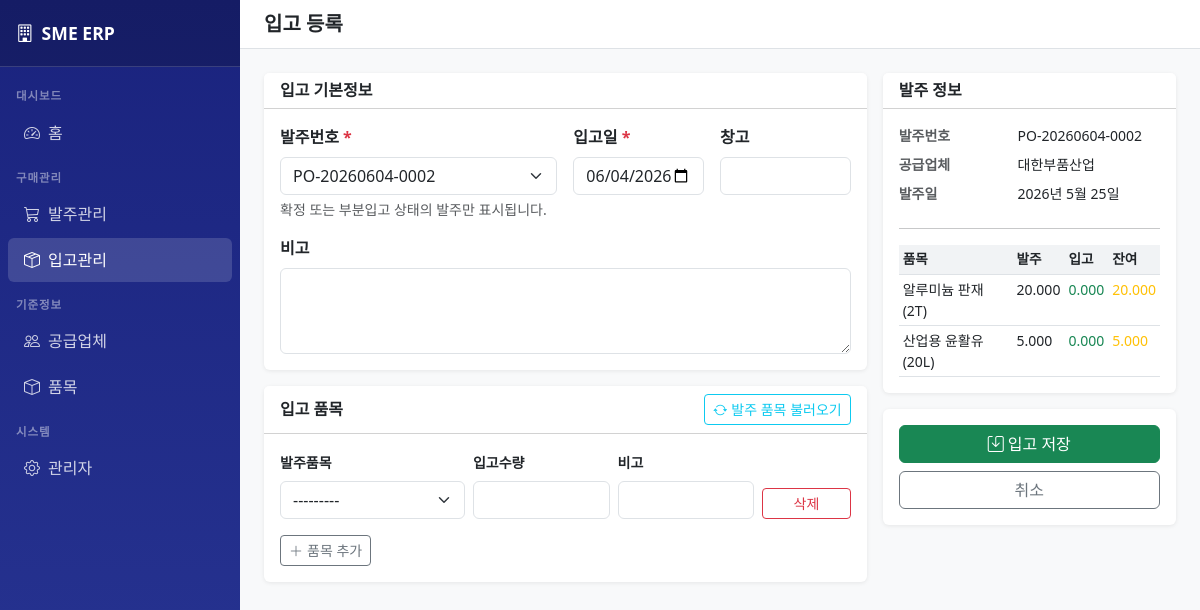
Screenshot of /purchase/receipts/new/?order=2 with the database file from the repository.
### purchase/models.py (models this page shows, shortened)
class PurchaseOrder(models.Model):
    STATUS_CHOICES = [
        ('DRAFT', '초안'),
        ('CONFIRMED', '확정'),
        ('PARTIAL', '부분입고'),
        ('COMPLETED', '완료'),
        ('CANCELLED', '취소'),
    ]
    order_no = models.CharField(max_length=30, unique=True, verbose_name='발주번호')
    supplier = models.ForeignKey(Supplier, on_delete=models.PROTECT, verbose_name='공급업체')
    order_date = models.DateField(verbose_name='발주일')
    expected_date = models.DateField(null=True, blank=True, verbose_name='납기예정일')
    status = models.CharField(max_length=20, choices=STATUS_CHOICES, default='DRAFT', verbose_name='상태')
    total_amount = models.DecimalField(max_digits=18, decimal_places=2, default=0, verbose_name='총금액')
    notes = models.TextField(blank=True, verbose_name='비고')
    created_by = models.ForeignKey(User, on_delete=models.SET_NULL, null=True, blank=True,
                                   related_name='purchase_orders', verbose_name='등록자')
    created_at = models.DateTimeField(auto_now_add=True, verbose_name='등록일시')
    updated_at = models.DateTimeField(auto_now=True, verbose_name='수정일시')
    class Meta:
        verbose_name = '발주'
        verbose_name_plural = '발주 목록'
        ordering = ['-created_at']
    def __str__(self):
        return self.order_no

class PurchaseOrderItem(models.Model):
    order = models.ForeignKey(PurchaseOrder, on_delete=models.CASCADE, related_name='items', verbose_name='발주')
    item = models.ForeignKey(Item, on_delete=models.PROTECT, verbose_name='품목')
    quantity = models.DecimalField(max_digits=15, decimal_places=3, verbose_name='발주수량')
    unit_price = models.DecimalField(max_digits=15, decimal_places=2, verbose_name='단가')
    amount = models.DecimalField(max_digits=18, decimal_places=2, default=0, verbose_name='금액')
    received_quantity = models.DecimalField(max_digits=15, decimal_places=3, default=0, verbose_name='입고수량')
    class Meta:
        verbose_name = '발주품목'
        verbose_name_plural = '발주품목 목록'
    def __str__(self):
        return f'{self.order.order_no} - {self.item.name}'
    @property
    def remaining_quantity(self):
        return self.quantity - self.received_quantity

### common/models.py (models this page shows, shortened)
class Supplier(models.Model):
    code = models.CharField(max_length=20, unique=True, verbose_name='공급업체코드')
    name = models.CharField(max_length=100, verbose_name='공급업체명')
    business_no = models.CharField(max_length=20, blank=True, verbose_name='사업자번호')
    contact_person = models.CharField(max_length=50, blank=True, verbose_name='담당자')
    phone = models.CharField(max_length=20, blank=True, verbose_name='전화번호')
    email = models.EmailField(blank=True, verbose_name='이메일')
    address = models.TextField(blank=True, verbose_name='주소')
    is_active = models.BooleanField(default=True, verbose_name='사용여부')
    created_at = models.DateTimeField(auto_now_add=True, verbose_name='등록일시')
    class Meta:
        verbose_name = '공급업체'
        verbose_name_plural = '공급업체 목록'
        ordering = ['name']

class Item(models.Model):
    CATEGORY_CHOICES = [
        ('RAW', '원자재'),
        ('SUB', '부자재'),
        ('CONSUMABLE', '소모품'),
        ('EQUIPMENT', '설비'),
        ('OTHER', '기타'),
    ]
    code = models.CharField(max_length=20, unique=True, verbose_name='품목코드')
    name = models.CharField(max_length=100, verbose_name='품목명')
    category = models.CharField(max_length=20, choices=CATEGORY_CHOICES, default='RAW', verbose_name='분류')
    unit = models.CharField(max_length=20, default='EA', verbose_name='단위')
    standard_price = models.DecimalField(max_digits=15, decimal_places=2, default=0, verbose_name='표준단가')
    description = models.TextField(blank=True, verbose_name='설명')
    is_active = models.BooleanField(default=True, verbose_name='사용여부')
    created_at = models.DateTimeField(auto_now_add=True, verbose_name='등록일시')
    class Meta:
        verbose_name = '품목'
        verbose_name_plural = '품목 목록'
        ordering = ['name']

### purchase/views.py (the view, shortened to what this page needs)
# urls.py: path('receipts/new/', views.GoodsReceiptCreateView.as_view(), name='receipt_create'),
class GoodsReceiptCreateView(View):
    template_name = 'purchase/receipt_form.html'
    def get(self, request):
        order_pk = request.GET.get('order', None)
        form = GoodsReceiptForm(order_pk=order_pk)
        formset = GoodsReceiptItemFormSet()
        order = None
        if order_pk:
            try:
                order = PurchaseOrder.objects.get(pk=order_pk, status__in=['CONFIRMED', 'PARTIAL'])
            except PurchaseOrder.DoesNotExist:
                pass
        return render(request, self.template_name, {
            'form': form, 'formset': formset, 'order': order, 'title': '입고 등록'
        })

### purchase/forms.py
class GoodsReceiptForm(forms.ModelForm):
    class Meta:
        model = GoodsReceipt
        fields = ['purchase_order', 'receipt_date', 'warehouse', 'notes']
        widgets = {
            'purchase_order': forms.Select(attrs={'class': 'form-select'}),
            'receipt_date': forms.DateInput(attrs={'class': 'form-control', 'type': 'date'}),
            'warehouse': forms.TextInput(attrs={'class': 'form-control'}),
            'notes': forms.Textarea(attrs={'class': 'form-control', 'rows': 3}),
        }
        labels = {
            'purchase_order': '발주번호',
            'receipt_date': '입고일',
            'warehouse': '창고',
            'notes': '비고',
        }
    def __init__(self, *args, **kwargs):
        order_pk = kwargs.pop('order_pk', None)
        super().__init__(*args, **kwargs)
        from .models import PurchaseOrder
        self.fields['purchase_order'].queryset = PurchaseOrder.objects.filter(
            status__in=['CONFIRMED', 'PARTIAL']
        )
        if order_pk:
            self.fields['purchase_order'].initial = order_pk
        if not self.instance.pk:
            self.fields['receipt_date'].initial = datetime.date.today()

### templates/purchase/receipt_form.html (shortened to what this page needs)
{% extends 'base.html' %}
{% block page_title %}{{ title }}{% endblock %}
{% block content %}
<form method="post" id="receipt-form">
    <div class="row g-3">
        <div class="col-md-8">
            <div class="card mb-3">
                <div class="card-header bg-white"><h6 class="mb-0 fw-bold">입고 기본정보</h6></div>
                <div class="card-body">
                    <div class="row g-3">
                        <div class="col-md-6">
                            <label class="form-label fw-semibold">발주번호 <span class="text-danger">*</span></label>
                            {{ form.purchase_order }}
                            <div class="form-text">확정 또는 부분입고 상태의 발주만 표시됩니다.</div>
                        </div>
                        <div class="col-md-3">
                            <label class="form-label fw-semibold">입고일 <span class="text-danger">*</span></label>
                            {{ form.receipt_date }}
                        </div>
                        <div class="col-md-3">
                            <label class="form-label fw-semibold">창고</label>
                            {{ form.warehouse }}
                        </div>
                        <div class="col-md-12">
                            <label class="form-label fw-semibold">비고</label>
                            {{ form.notes }}
                        </div>
                    </div>
                </div>
            </div>
            <div class="card">
                <div class="card-header bg-white d-flex justify-content-between align-items-center">
                    <h6 class="mb-0 fw-bold">입고 품목</h6>
                    <button type="button" id="load-items" class="btn btn-sm btn-outline-info">
                        <i class="bi bi-arrow-repeat me-1"></i>발주 품목 불러오기
                    </button>
                </div>
                <div class="card-body">
                    <div id="formset-container">
                        {% for frm in formset %}
                        <div class="row g-2 align-items-end mb-2 formset-row">
                            <div class="col-md-4">
                                <label class="form-label small fw-semibold">발주품목</label>
                                {{ frm.order_item }}
                            </div>
                            <div class="col-md-3">
                                <label class="form-label small fw-semibold">입고수량</label>
                                {{ frm.quantity_received }}
                            </div>
                            <div class="col-md-3">
                                <label class="form-label small fw-semibold">비고</label>
                                {{ frm.notes }}
                            </div>
                            <div class="col-md-2 d-flex align-items-end">
                                {% if frm.instance.pk %}
                                <div class="form-check">
                                    {{ frm.DELETE }}
                                    <label class="form-check-label text-danger small">삭제</label>
                                </div>
                                {% else %}
                                <button type="button" class="btn btn-sm btn-outline-danger remove-row w-100">삭제</button>
                                {% endif %}
                            </div>
                        </div>
                        {% endfor %}
                    </div>
                    <button type="button" id="add-item" class="btn btn-sm btn-outline-secondary mt-2">
                        <i class="bi bi-plus-lg me-1"></i>품목 추가
                    </button>
                </div>
            </div>
        </div>
        <div class="col-md-4">
            {% if order %}
            <div class="card mb-3">
                <div class="card-header bg-white"><h6 class="mb-0 fw-bold">발주 정보</h6></div>
                <div class="card-body small">
                    <dl class="row mb-0">
                        <dt class="col-sm-5 text-muted">발주번호</dt>
                        <dd class="col-sm-7 fw-medium">{{ order.order_no }}</dd>
                        <dt class="col-sm-5 text-muted">공급업체</dt>
                        <dd class="col-sm-7">{{ order.supplier.name }}</dd>
                        <dt class="col-sm-5 text-muted">발주일</dt>
                        <dd class="col-sm-7">{{ order.order_date }}</dd>
                    </dl>
                    <hr>
                    <table class="table table-sm mb-0">
                        <thead><tr><th>품목</th><th>발주</th><th>입고</th><th>잔여</th></tr></thead>
                        <tbody>
                            {% for oi in order.items.all %}
                            <tr>
                                <td>{{ oi.item.name }}</td>
                                <td>{{ oi.quantity }}</td>
                                <td class="text-success">{{ oi.received_quantity }}</td>
                                <td class="text-warning">{{ oi.remaining_quantity }}</td>
                            </tr>
                            {% endfor %}
                        </tbody>
                    </table>
                </div>
            </div>
            {% endif %}
            <div class="card">
                <div class="card-body">
                    <div class="d-grid gap-2">
                        <button type="submit" class="btn btn-success">
                            <i class="bi bi-save me-1"></i>입고 저장
                        </button>
                        <a href="/purchase/receipts/" class="btn btn-outline-secondary">취소</a>
                    </div>
                </div>
            </div>
        </div>
    </div>
</form>
{% endblock %}

### templates/base.html (style rules this page uses)
body { background-color: #f8f9fa; }
.card { border: none; box-shadow: 0 1px 4px rgba(0,0,0,0.08); }
.table th { background-color: #f1f3f5; font-weight: 600; font-size: 0.85rem; }

### rows the page displays
PurchaseOrder: order_no "PO-20260604-0002", supplier.name "대한부품산업", order_date "2026년 5월 25일"
PurchaseOrderItem: item.name "알루미늄 판재 (2T)", quantity "20.000", received_quantity "0.000", remaining_quantity "20.000"
PurchaseOrderItem: item.name "산업용 윤활유 (20L)", quantity "5.000", received_quantity "0.000", remaining_quantity "5.000"

### other values shown
{{ title }} "입고 등록"
